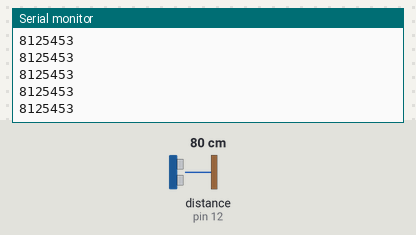
Bench run of a sketch on a simulated Arduino Uno, built with avr-gcc and run on an emulated ATmega328P. Parts: the last lines printed to the serial monitor. Inputs (shaded band) come from the test bench; at power-on: distance to the obstacle (sensor on pin 12) 80 cm. The echo pulse lasts 58.3 µs per cm.

Above: at 1.2 s.
1.3 s: distance to the obstacle (sensor on pin 12) set to 2 cm
At 1.35 s:
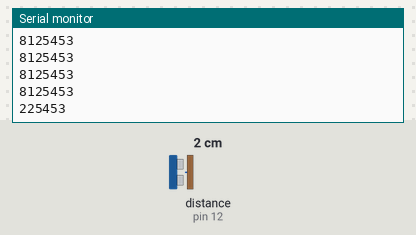
2.8 s: distance to the obstacle (sensor on pin 12) set to 4 cm
At 2.83 s:
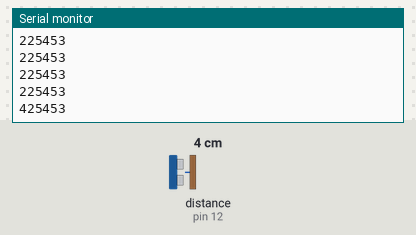
Timing chart, 0 to 5.8 s (numbered marks = the images above; inputs shaded):
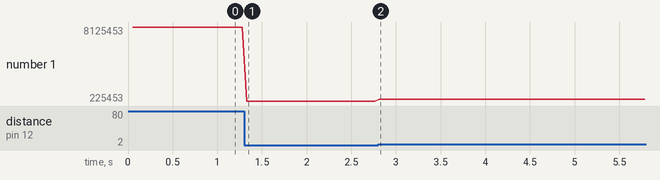

The sketch:

UltrasonicSensor.ino
```cpp
/*
 * Posted on http://randomnerdtutorials.com
 * created by http://playground.arduino.cc/Code/NewPing
*/

#include <NewPing.h>

#define TRIGGER_PIN 11
#define ECHO_PIN 12
#define MAX_DISTANCE 200

NewPing sonar(TRIGGER_PIN, ECHO_PIN, MAX_DISTANCE);

void setup() {
   Serial.begin(9600);
}

void loop() {
   delay(50);
   unsigned int uS = sonar.ping_cm();
   Serial.print(uS);
   Serial.println('cm');
}
```

Measured:
- after the input at 1.3 s, the serial monitor: prints a new line at once (image 1)
- after the input at 2.8 s, the serial monitor: prints a new line at once (image 2)
- plotted number 1: 8125453 → 225453 after the input at 1.3 s, 225453 → 425453 after the input at 2.8 s
